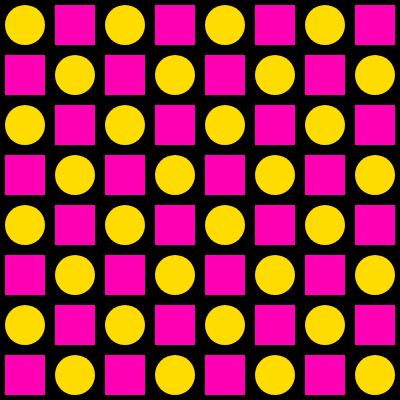
Frame 1 (no input)
Frame 60 (no input): identical to frame 1, image omitted
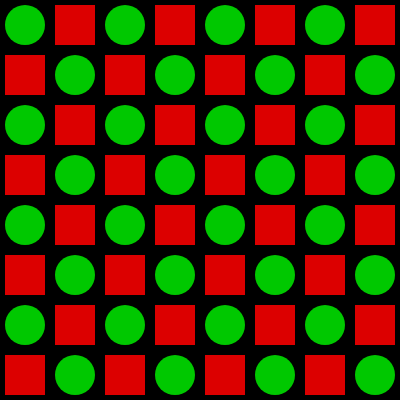
Frame 120 (the mouse pressed at the canvas centre since frame 60)

The p5.js sketch that drew these frames (run headless with seeded random() and noise() and a simulated clock; from frame 60 on, the mouse is pressed at the canvas centre):

// p5.js sketch
// ── sketch.js
// DM2008 — Activity 2b [Guided]
// Pattern Making (40 min)
//
// Use a for loop to draw a repeating row of shapes.
// Add a condition to introduce variation — alternating color, size, or spacing.
// Then add one interaction (mouse or key) that changes the rule.
//
// Stretch: try a second row, or turn your row into a 2D grid.

function setup() {
  createCanvas(400, 400);
  rectMode(CENTER);
}

function draw() {
  background(0, 0, 0);
  noStroke();
    for (let y = 0; y < height; y += 50) {
    for (let x = 0; x < width; x += 50) {
      let column = x / 50;
      let row = y / 50;

    // % (modulo) alternates between 0 and non-zero — good for switching every other shape
  if (mouseIsPressed) {
   if ((column + row) % 2 == 0) {
     fill(0, mouseX, 0);   
   } else {
     fill(220, 0, 0);   
   }
 } else {
   if ((column + row) % 2 == 0) {
     fill(255, 220, 0);  
   } else {
     fill(255, mouseY, 180); 
   }
 }
      
    // --- Your shape goes here ---
    // Try swapping this out for your own rule.
   if ((column + row) % 2 == 0) {
        ellipse(x + 25, y + 25, 40);
      } else {
        rect(x + 25, y + 25, 40, 40);
   }
    }
  }
}
